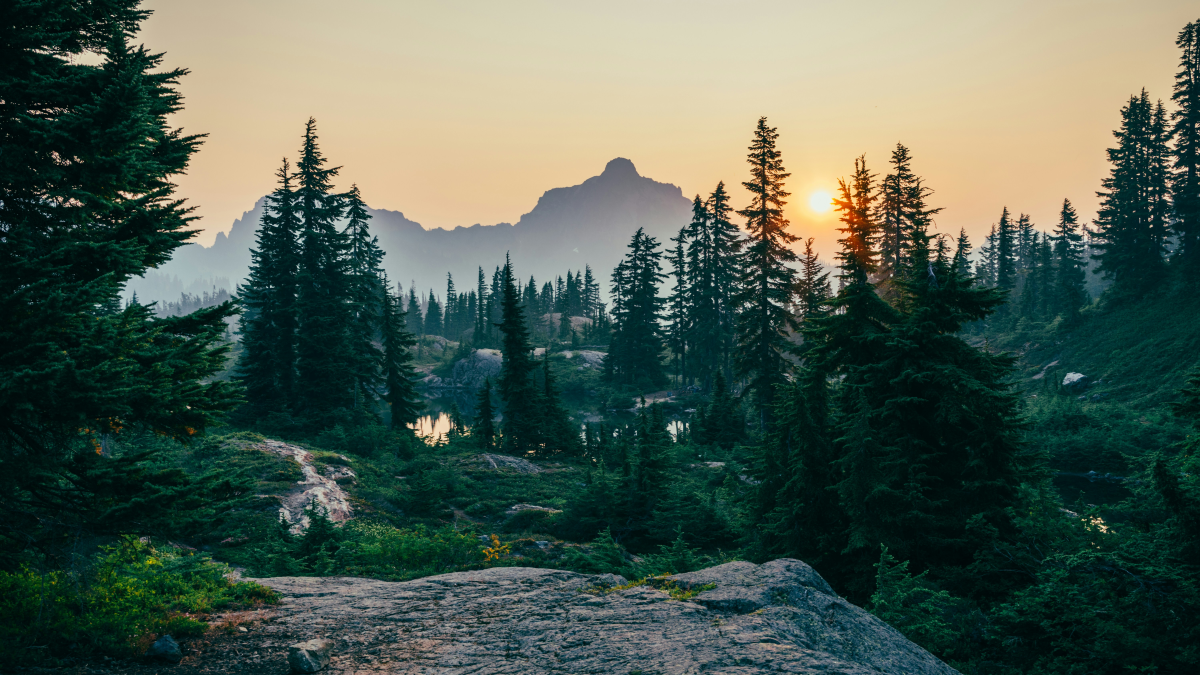
#> input picture backend/app/storage/datasets/Images/forest/forest01.jpg, 6000 x 3375 px (shown at 1/5 size)
$ python -i image_processor.py   (imports and definitions only)
#> lines starting #> are read from the running program, lines starting #| are printed output that depends on the picture
### backend/app/utils/logger.py
"""
Project: SoundForge AI

Module: Logger
"""

import logging

from backend.app.utils.constants import LOG_FORMAT


logging.basicConfig(
    level=logging.INFO,
    format=LOG_FORMAT
)


logger = logging.getLogger("SoundForge")


def log_info(message: str):
    logger.info(message)


def log_warning(message: str):
    logger.warning(message)


def log_error(message: str):
    logger.error(message)


### backend/app/services/video/image_processor.py
"""
Project : SoundForge AI

Module : Image Processor

Description:
Professional cinematic image processing for AI Music Video Generation.
"""

import random
import cv2
import numpy as np

from backend.app.utils.logger import log_info, log_error
from backend.app.utils.constants import (
    VIDEO_WIDTH,
    VIDEO_HEIGHT
)


class ImageProcessor:
    """
    Professional Image Processor
    """

    def __init__(self):

        log_info("ImageProcessor initialized.")

    ###########################################################
    # Resize Landscape Image
    ###########################################################

    # [164 lines left out: functions resize_and_crop, blur_background, color_grade, apply_parallax, fit_portrait, not called in this run]

    ###########################################################
    # Brightness
    ###########################################################

    def adjust_brightness(self, image):

        value = random.randint(-10, 15)

        hsv = cv2.cvtColor(
            image,
            cv2.COLOR_RGB2HSV
        )
#> hsv: shape (3375, 6000, 3); mean H, S, V 68, 163.1, 99.9

        hsv = np.array(hsv, dtype=np.float32)
#> hsv: shape (3375, 6000, 3) float32; mean H, S, V 63.8, 164.1, 89.9

        hsv[:, :, 2] = np.clip(
            hsv[:, :, 2] + value,
            0,
            255
        )
#> hsv: shape (3375, 6000, 3) float32; mean H, S, V 63.8, 164.1, 92

        hsv = hsv.astype(np.uint8)
#> hsv: shape (3375, 6000, 3); mean H, S, V 68, 163.1, 101.9

        return cv2.cvtColor(
            hsv,
            cv2.COLOR_HSV2RGB
        )

    ###########################################################
    # Contrast
    ###########################################################

    def adjust_contrast(self, image):

        alpha = random.uniform(1.05, 1.25)

        beta = random.randint(-5, 5)

        return cv2.convertScaleAbs(
            image,
            alpha=alpha,
            beta=beta
        )
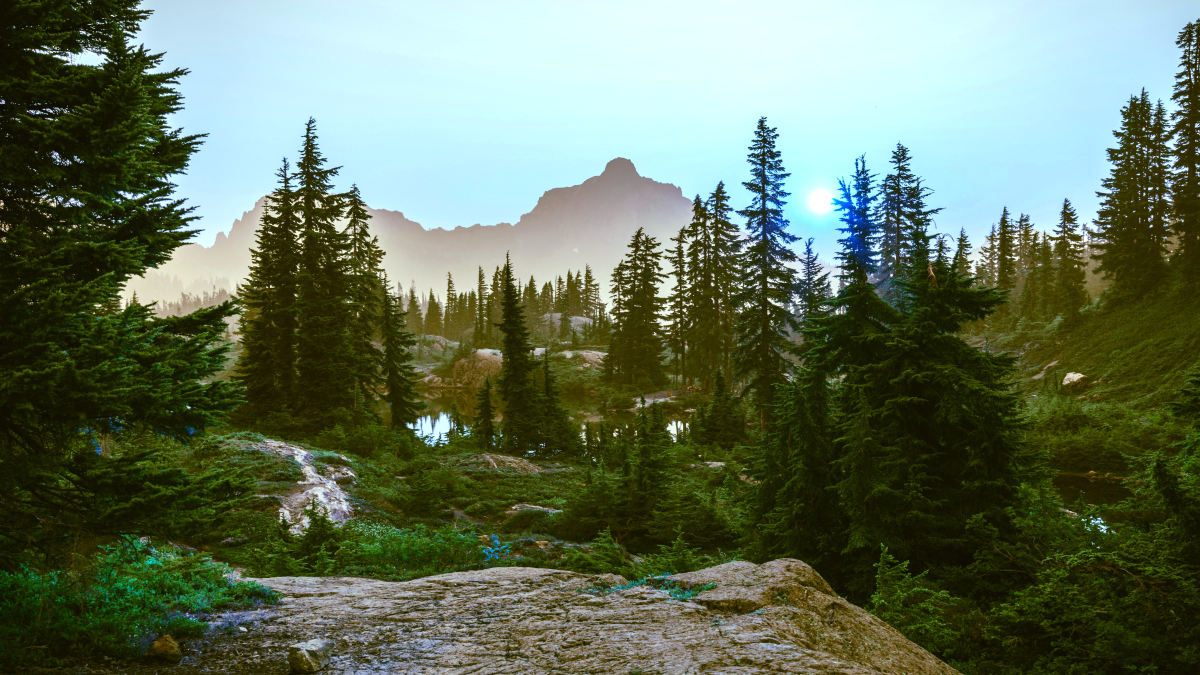
#> returned value: shape (3375, 6000, 3) (shown at 1/5 size); mean of channels 0, 1, 2 91, 114.3, 99.5; drawn as B, G, R

    ###########################################################
    # Saturation
    ###########################################################

    def adjust_saturation(self, image):

        hsv = cv2.cvtColor(
            image,
            cv2.COLOR_RGB2HSV
        )
#> hsv: shape (3375, 6000, 3); mean H, S, V 69.4, 157, 119

        hsv = np.array(
            hsv,
            dtype=np.float32
        )
#> hsv: shape (3375, 6000, 3) float32; mean H, S, V 65.8, 161.1, 109.6

        saturation = random.uniform(
            1.05,
            1.30
        )

        hsv[:, :, 1] *= saturation
#> hsv: shape (3375, 6000, 3) float32; mean H, S, V 65.8, 164.1, 109.6

        hsv[:, :, 1] = np.clip(
            hsv[:, :, 1],
            0,
            255
        )
#> hsv: shape (3375, 6000, 3) float32; mean H, S, V 65.8, 164, 109.6

        hsv = hsv.astype(np.uint8)
#> hsv: shape (3375, 6000, 3); mean H, S, V 69.4, 163.4, 119

        return cv2.cvtColor(
            hsv,
            cv2.COLOR_HSV2RGB
        )
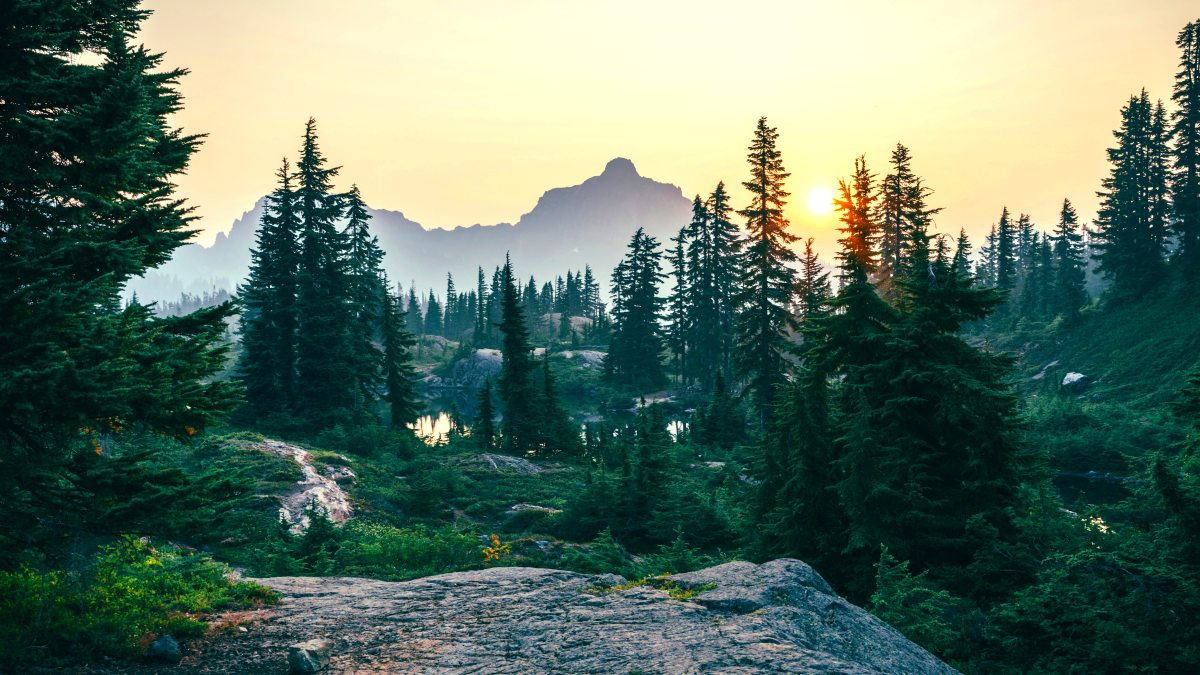
#> returned value: shape (3375, 6000, 3) (shown at 1/5 size); mean R, G, B 89.7, 113.8, 98.3

    ###########################################################
    # Sharpen
    ###########################################################

    def sharpen(self, image):

        kernel = np.array(
            [
                [0, -1, 0],
                [-1, 5, -1],
                [0, -1, 0]
            ]
        )

        return cv2.filter2D(
            image,
            -1,
            kernel
        )

    ###########################################################
    # Vignette
    ###########################################################

    def apply_vignette(self, image):

        rows, cols = image.shape[:2]
#> rows = 3375; cols = 6000

        kernel_x = cv2.getGaussianKernel(cols, cols / 2)

        kernel_y = cv2.getGaussianKernel(rows, rows / 2)

        kernel = kernel_y * kernel_x.T

        mask = kernel / kernel.max()

        output = np.empty_like(image)

        for i in range(3):

            output[:, :, i] = image[:, :, i] * mask
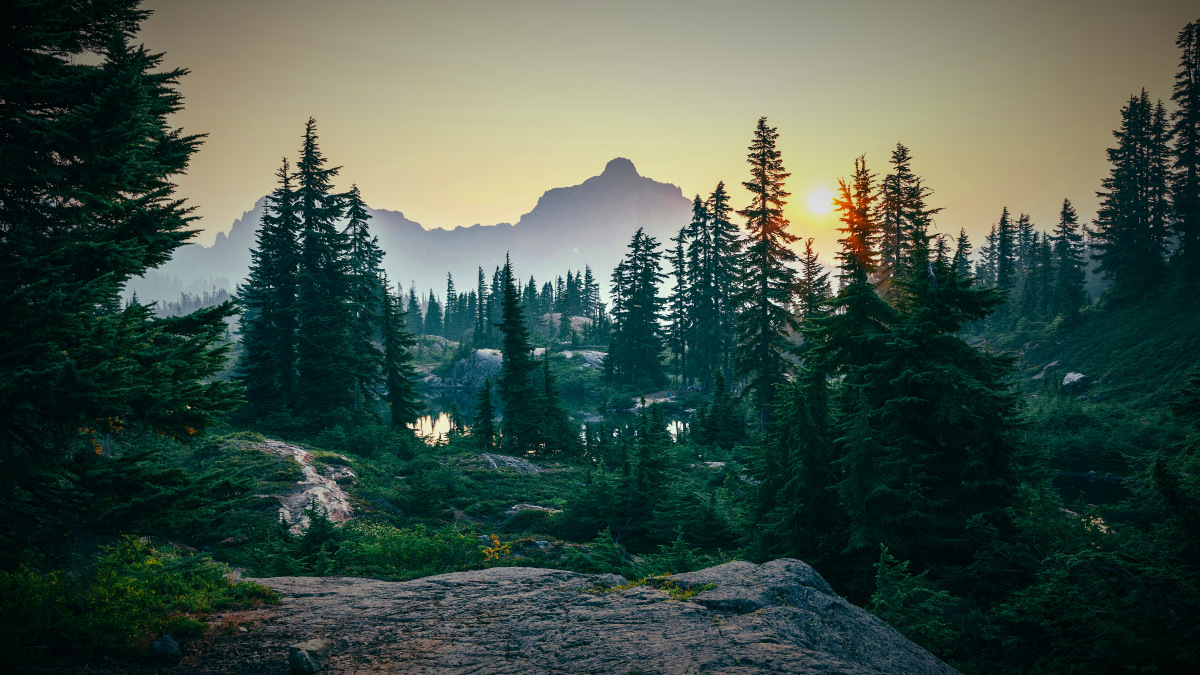
#> output: shape (3375, 6000, 3) (shown at 1/5 size); mean R, G, B 65, 82.4, 71.7

        return output

    ###########################################################
    # Cinematic Filter
    ###########################################################

    def cinematic_filter(self, image):

        image = self.adjust_brightness(image)

        image = self.adjust_contrast(image)

        image = self.adjust_saturation(image)

        image = self.sharpen(image)

        image = self.apply_vignette(image)

        return image

    ###########################################################
    # Dynamic Ken Burns Effect

    # [218 lines left out: functions apply_ken_burns, process_images, not called in this run]


>>> import cv2
>>> picture = cv2.cvtColor(cv2.imread('../../storage/datasets/Images/forest/forest01.jpg'), cv2.COLOR_BGR2RGB)
>>> result = ImageProcessor().cinematic_filter(picture)
